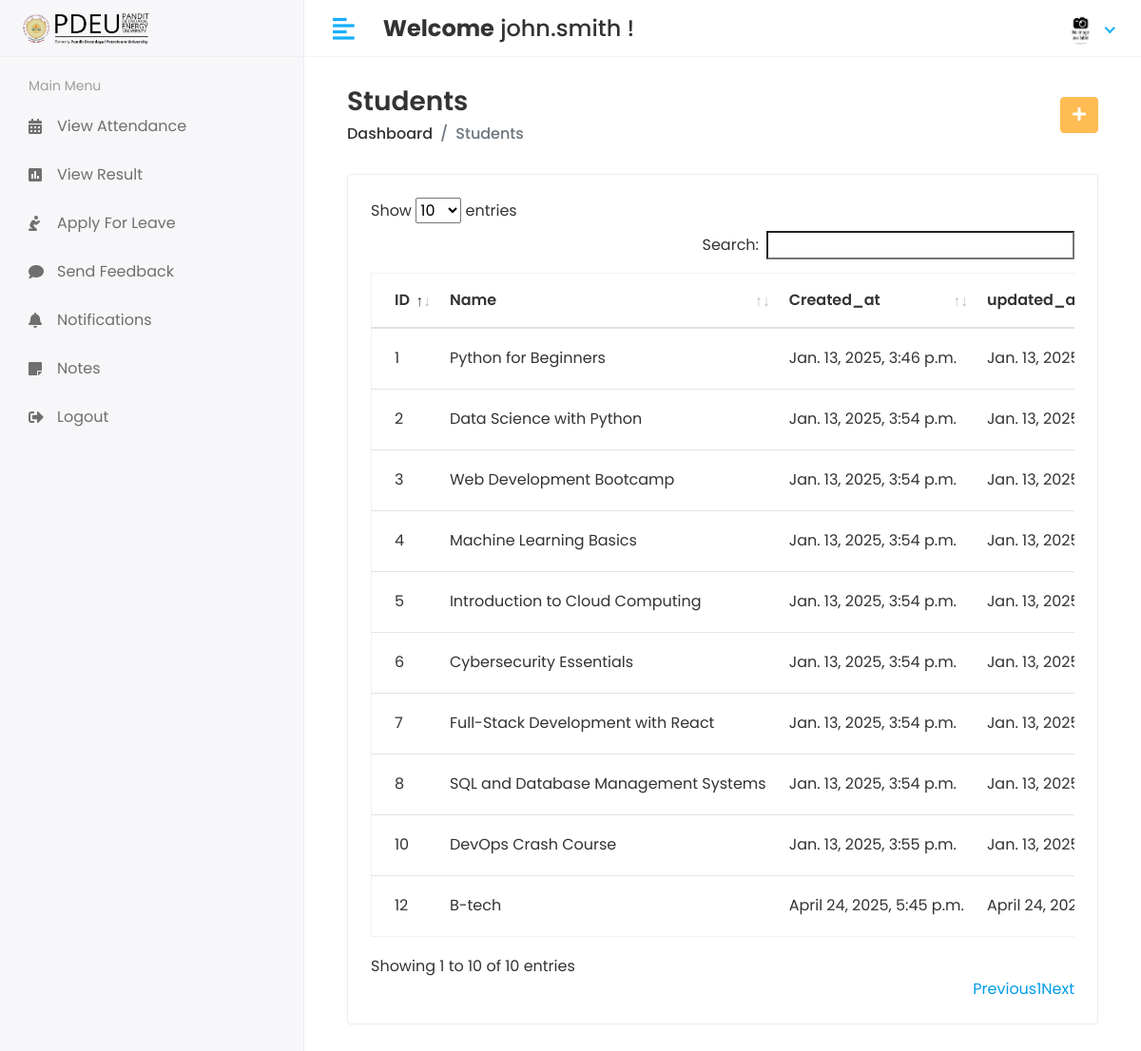
Screenshot of /Hod/Course/View (signed in) with the database file from the repository.
### app/models.py (models this page shows, shortened)
class CustomUser(AbstractUser):
    USER = (
        (1, 'HOD'),
        (2, 'STAFF'),
        (3, 'STUDENT'),
        (4, 'PARENT'),  # Added Parent user type
    )
    user_type = models.CharField(choices=USER, max_length=50, default=1)
    profile_pic = models.ImageField(upload_to='media/profile_pic')

class Course(models.Model):
    name = models.CharField(max_length=100)
    created_at = models.DateTimeField(auto_now_add=True)
    updated_at = models.DateTimeField(auto_now=True)

### student_management_system/Hod_Views.py (the view)
# urls.py: path('Hod/Course/View', Hod_Views.VIEW_COURSE, name='view_course'),
@login_required(login_url='/')
def VIEW_COURSE(request):
    course = Course.objects.all()
    context = {
        'course': course,
    }
    return render(request, 'Hod/view_course.html', context)

### templates/Hod/view_course.html (shortened to what this page needs)
{% extends 'base.html' %}
{% block content %}
{% load static %}
<div class="content container-fluid">
               <div class="page-header">
                  <div class="row align-items-center">
                     <div class="col">
                        <h3 class="page-title">Students</h3>
                        <ul class="breadcrumb">
                           <li class="breadcrumb-item"><a href="{% url 'hod_home' %}">Dashboard</a></li>
                           <li class="breadcrumb-item active">Students</li>
                        </ul>
                     </div>
                     <div class="col-auto text-right float-right ml-auto">
                        <a href="{% url 'add_course' %}" class="btn btn-primary"><i class="fas fa-plus"></i></a>
                     </div>
                  </div>
               </div>
               <div class="row">
                  <div class="col-sm-12">
                     <div class="card card-table">
                        <div class="card-body">
                           <div class="table-responsive">
                              <table id="table_id" class="table table-hover table-center mb-0">
                                 <thead>
                                    <tr>
                                       <th>ID</th>
                                       <th>Name</th>
                                       <th>Created_at</th>
                                       <th>updated_at</th>
                                    </tr>
                                 </thead>
                                 <tbody>
                                 {% for i in course %}
                                    <tr>
                                       <td>{{i.id}}</td>
                                       <td>{{i.name}}</td>
                                       <td>{{i.created_at}}</td>
                                       <td>{{i.updated_at}}</td>
                                    </tr>
                                 {% endfor %}
                                 </tbody>
                              </table>
                           </div>
                        </div>
                     </div>
                  </div>
               </div>
            </div>
{% endblock %}

### templates/base.html (shortened to what this page needs)
<!DOCTYPE html>
<html lang="en">
{% load static %}
   <head>
      <link rel="stylesheet" href="{% static 'assets/plugins/bootstrap/css/bootstrap.min.css' %}">
      <link rel="stylesheet" href="{% static 'assets/plugins/fontawesome/css/fontawesome.min.css' %}">
      <link rel="stylesheet" href="{% static 'assets/plugins/fontawesome/css/all.min.css' %}">
      <link rel="stylesheet" href="{% static 'assets/css/style.css' %}">
       <link rel="stylesheet" href="{% static 'assets/plugins/datatables/datatables.min.css' %}">
   </head>
   <body>
<div class="main-wrapper">
       {% include 'includes/header.html' %}
         {% include 'includes/sidebar.html' %}
<div class="page-wrapper">
     <div class="content container-fluid">
         {% block content %}
         {% endblock %}
         </div>
      </div>
</div>
   </body>
</html>

### templates/includes/header.html (shortened to what this page needs)
{% load static %}
<div class="header">
    <div class="header-left">
        <a href="index.html" class="logo">
            <img src="{% static 'assets/img/pdpu image-Photoroom.png' %}" alt="PDEU Logo">
        </a>
    </div>
    <a href="javascript:void(0);" id="toggle_btn">
        <i class="fas fa-align-left"></i>
    </a>
    <div class="top-nav-search mt-3">
        <h4><strong>Welcome</strong>
            <span>
                {% if user.first_name and user.last_name %}
                    {{ user.first_name }} {{ user.last_name }}
                {% else %}
                    {{ user.username }}
                {% endif %}
            </span> !
        </h4>
    </div>
    <ul class="nav user-menu">
        <li class="nav-item dropdown has-arrow">
            <a href="#" class="dropdown-toggle nav-link" data-toggle="dropdown">
                {% if user.profile_pic == "" %}
                    <span class="user-img"><img class="rounded-circle" src="{% static 'assets/img/noimg.jpg' %}" width="31" alt="Ryan Taylor"></span>
                {% else %}
                    <span class="user-img"><img class="rounded-circle" src="/{{user.profile_pic}}" width="31" alt="Ryan Taylor"></span>
                {% endif %}
            </a>
        </li>
    </ul>
</div>

### templates/includes/sidebar.html (shortened to what this page needs)
<div class="sidebar" id="sidebar">
    <div class="sidebar-inner slimscroll">
        <div id="sidebar-menu" class="sidebar-menu">
            {% if user.user_type == '1' %}
            <ul>
                <li class="menu-title">
                    <span>Main Menu</span>
                </li>
                <li class="">
                    <a href="{% url 'hod_home' %}"><i class="fas fa-holly-berry"></i> <span>Dashboard</span></a>
                </li>
                <li class="submenu">
                    <a href="#"><i class="fas fa-user-graduate"></i> <span>Students</span> <span class="menu-arrow"></span></a>
                    <ul>
                        <li><a href="{% url 'add_student' %}">Add Student</a></li>
                        <li><a href="{% url 'bulk_add_student' %}">Bulk Add Students</a></li>
                        <li><a href="{% url 'view_student' %}">View Student</a></li>
                    </ul>
                </li>
                <li class="submenu">
                    <a href="#"><i class="fas fa-chalkboard-teacher"></i> <span>Staff</span> <span class="menu-arrow"></span></a>
                    <ul>
                        <li><a href="{% url 'add_staff' %}">Add Staff</a></li>
                        <li><a href="{% url 'bulk_add_staff' %}">Bulk Add Staff</a></li>
                        <li><a href="{% url 'view_staff' %}">View Staff</a></li>
                    </ul>
                </li>
                <li class="submenu">
                    <a href="#"><i class="fas fa-users"></i> <span>Parents</span> <span class="menu-arrow"></span></a>
                    <ul>
                        <li><a href="{% url 'add_parent' %}">Add Parent</a></li>
                        <li><a href="{% url 'view_parent' %}">View Parent</a></li>
                    </ul>
                </li>
                <li class="submenu">
                    <a href="#"><i class="fa fa-graduation-cap"></i> <span>Course</span> <span class="menu-arrow"></span></a>
                    <ul>
                        <li><a href="{% url 'add_course' %}">Add Course</a></li>
                        <li><a href="{% url 'view_course' %}">View Course</a></li>
                    </ul>
                </li>
                <li class="submenu">
                    <a href="#"><i class="fas fa-book-reader"></i> <span>Subjects</span> <span class="menu-arrow"></span></a>
                    <ul>
                        <li><a href="{% url 'add_subject' %}">Add Subject</a></li>
                        <li><a href="{% url 'view_subject' %}">View Subject</a></li>
                    </ul>
                </li>
                <li class="submenu">
                    <a href="#"><i class="fas fa-clock"></i> <span>Session</span> <span class="menu-arrow"></span></a>
                    <ul>
                        <li><a href="{% url 'add_session' %}">Add Session</a></li>
                        <li><a href="{% url 'view_session' %}">View Session</a></li>
                    </ul>
                </li>
                <li class="">
                    <a href="{% url 'staff_send_notification' %}"><i class="fa fa-bell"></i> <span>Send Staff Notification</span></a>
                </li>
                <li class="">
                    <a href="{% url 'student_send_notification' %}"><i class="fa fa-bell"></i> <span>Send Student Notification</span></a>
                </li>
                <li class="">
                    <a href="{% url 'view_attendance' %}"><i class="fa fa-calendar"></i> <span>View Attendance</span></a>
                </li>
                <li class="">
                    <a href="{% url 'staff_feedback_reply' %}"><i class="fas fa-comments"></i> <span>Staff Feedback</span></a>
                </li>
                <li class="">
                    <a href="{% url 'get_student_feedback' %}"><i class="fas fa-comments"></i> <span>Student Feedback</span></a>
                </li>
                <li class="">
                    <a href="{% url 'staff_leave_view' %}"><i class="fas fa-envelope"></i> <span>Staff Leave</span></a>
                </li>
                <li class="">
                    <a href="{% url 'student_leave_view' %}"><i class="fas fa-envelope"></i> <span>Student Leave</span></a>
                </li>
                <li class="">
                    <a href="{% url 'logout' %}"><i class="fas fa-sign-out-alt"></i> <span>Logout</span></a>
                </li>
            </ul>
            {% elif user.user_type == '3' %}
            <ul>
                <li class="menu-title">
                    <span>Main Menu</span>
                </li>
                <li class="">
                    <a href="{% url 'student_view_attendance' %}"><i class="fas fa-calendar-alt"></i> <span>View Attendance</span></a>
                </li>
                <li class="">
                    <a href="{% url 'view_result' %}"><i class="fa fa-poll" aria-hidden="true"></i><span>View Result</span></a>
                </li>
                <li class="">
                    <a href="{% url 'student_leave' %}"><i class="fa fa-pray" aria-hidden="true"></i><span>Apply For Leave</span></a>
                </li>
                <li class="">
                    <a href="{% url 'student_feedback' %}"><i class="fas fa-comment" aria-hidden="true"></i><span>Send Feedback</span></a>
                </li>
                <li class="">
                    <a href="{% url 'student_notification' %}"><i class="fas fa-bell" aria-hidden="true"></i><span>Notifications</span></a>
                </li>
                <li class="">
                    <a href="{% url 'student_notes' %}"><i class="fas fa-sticky-note" aria-hidden="true"></i><span>Notes</span></a>
                </li>
                <li class="">
                    <a href="{% url 'logout' %}"><i class="fas fa-sign-out-alt" aria-hidden="true"></i><span>Logout</span></a>
                </li>
            </ul>
            {% endif %}
        </div>
    </div>
 </div>

### rows the page displays
CustomUser: username "john.smith"
Course: id "1", name "Python for Beginners", created_at "Jan. 13, 2025, 3:46 p.m.", updated_at "Jan. 13,…"
Course: id "2", name "Data Science with Python", created_at "Jan. 13, 2025, 3:54 p.m.", updated_at "Jan. 13,…"
Course: id "3", name "Web Development Bootcamp", created_at "Jan. 13, 2025, 3:54 p.m.", updated_at "Jan. 13,…"
Course: id "4", name "Machine Learning Basics", created_at "Jan. 13, 2025, 3:54 p.m.", updated_at "Jan. 13,…"
Course: id "5", name "Introduction to Cloud Computing", created_at "Jan. 13, 2025, 3:54 p.m.", updated_at "Jan. 13,…"
Course: id "6", name "Cybersecurity Essentials", created_at "Jan. 13, 2025, 3:54 p.m.", updated_at "Jan. 13,…"
Course: id "7", name "Full-Stack Development with React", created_at "Jan. 13, 2025, 3:54 p.m.", updated_at "Jan. 13,…"
Course: id "8", name "SQL and Database Management Systems", created_at "Jan. 13, 2025, 3:54 p.m.", updated_at "Jan. 13,…"
Course: id "10", name "DevOps Crash Course", created_at "Jan. 13, 2025, 3:55 p.m.", updated_at "Jan. 13,…"
Course: id "12", name "B-tech", created_at "April 24, 2025, 5:45 p.m.", updated_at "April 24,…"
